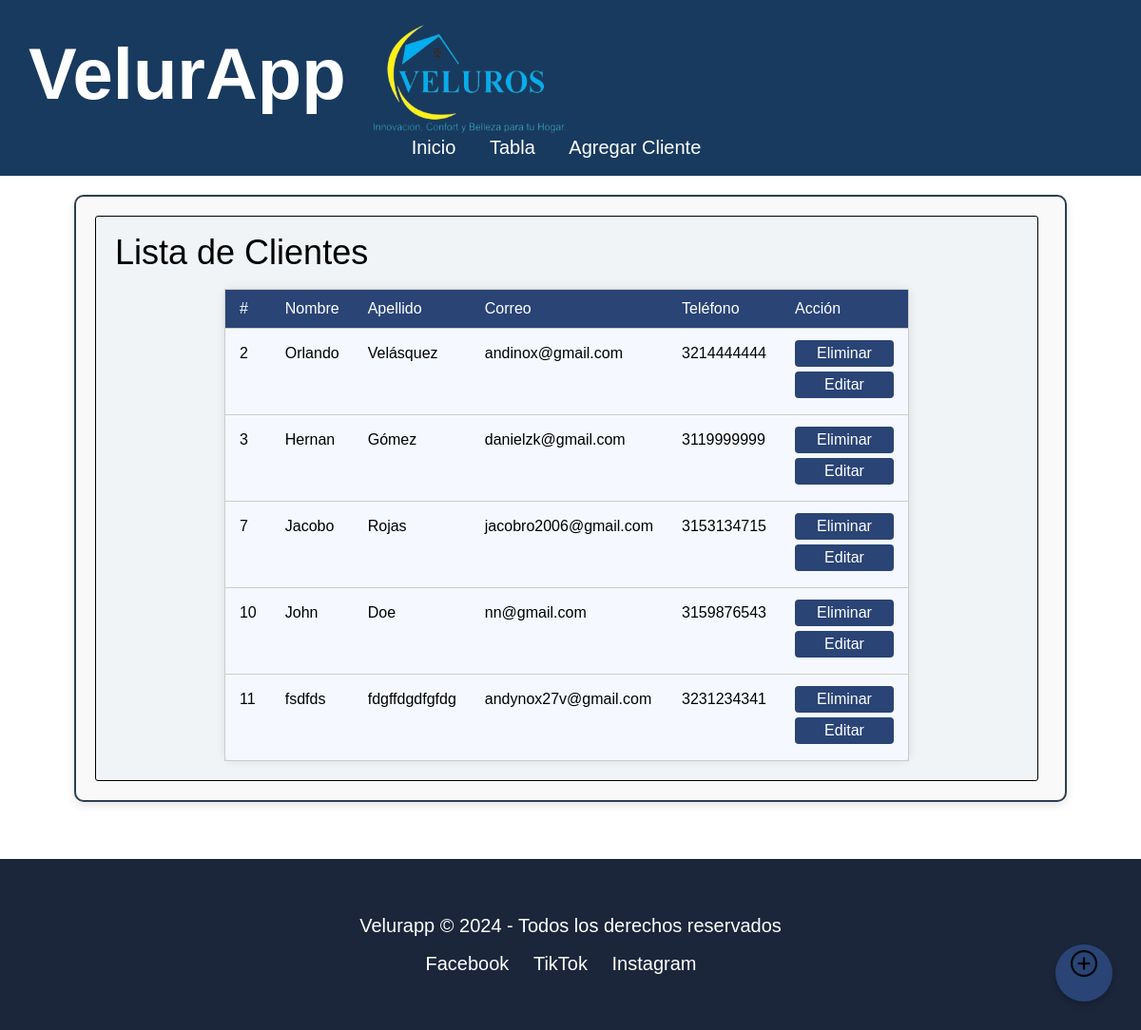
/, run on an earlier commit of the app's database.
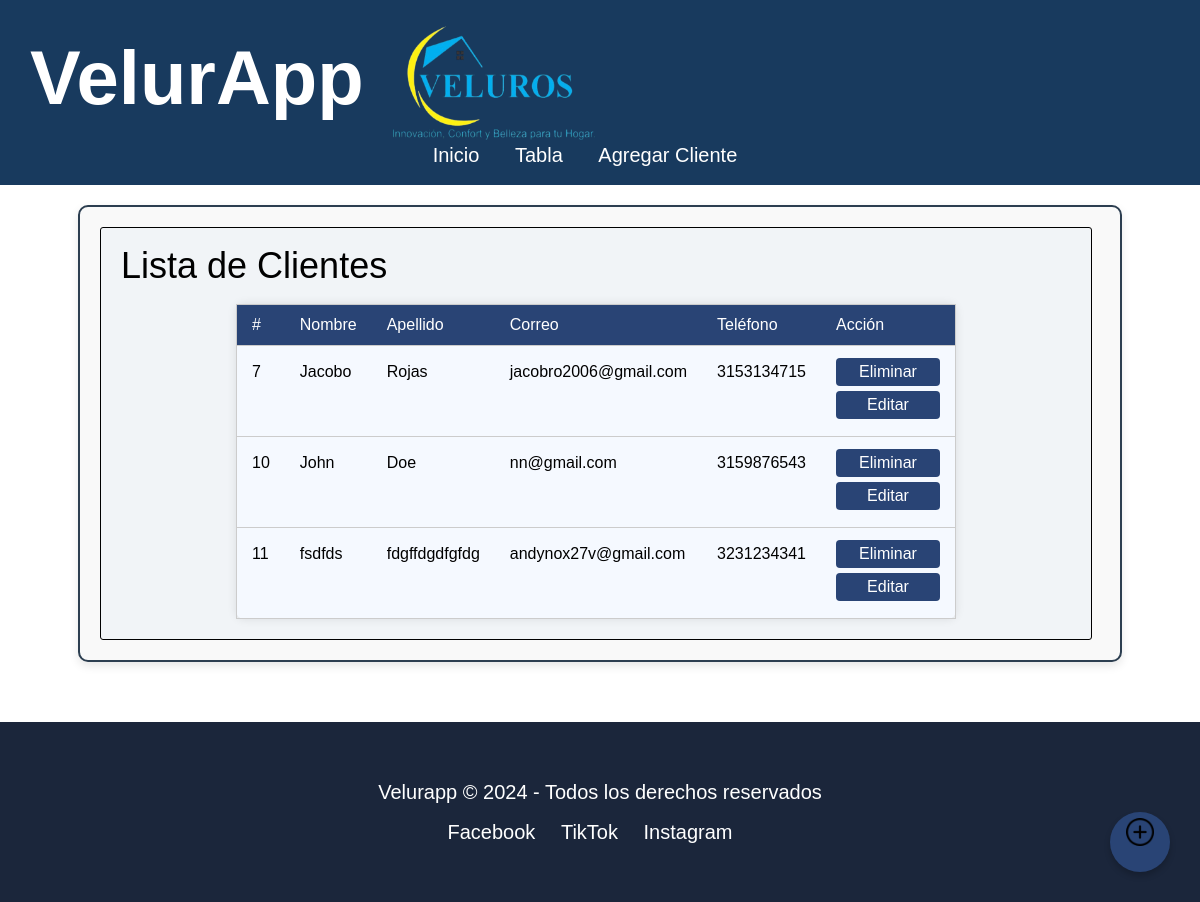
And on a later commit of the database.
### todo/models.py (models this page shows, shortened)
class Cliente(models.Model):
    nombre = models.CharField(max_length=100)
    apellido = models.CharField(max_length=100)
    correo = models.EmailField(unique=True)
    telefono = models.CharField(max_length=15)
    class Meta:
        ordering = ['id']

### todo/views.py (the view)
# urls.py: 2. Add a URL to urlpatterns:  path('', views.home, name='home')
def home(request):
    clientes = Cliente.objects.all()
    return render(request, 'todo/home.html', {'clientes': clientes})

### todo/templates/todo/home.html
{% extends 'todo/layout.html' %}
{% load static %}
{% block content %}
<div class="contenedor-articulos" style="position: relative">
  <section>
    <h2>Lista de Clientes</h2>
    <a class="boton-agregar" href="{% url 'agregar' %}">
      <img src="{% static 'todo/images/icono-anadir.png' %}" alt="Agregar">
    </a>
    <table class="formulario">
      <thead>
        <tr>
          <th>#</th>
          <th>Nombre</th>
          <th>Apellido</th>
          <th>Correo</th>
          <th>Teléfono</th>
          <th>Acción</th>
        </tr>
      </thead>
      <tbody>
        {% for cliente in clientes %}
        <tr>
          <td>{{ cliente.id }}</td>
          <td>{{ cliente.nombre }}</td>
          <td>{{ cliente.apellido }}</td>
          <td>{{ cliente.correo }}</td>
          <td>{{ cliente.telefono }}</td>
          <td>
              <a class="clickeable boton-accion" href="{% url 'eliminar' cliente.id %}">Eliminar</a>
              <a class="clickeable boton-accion" href="{% url 'editar' cliente.id %}">Editar</a>
          </td>
        </tr>
        {% empty %}
        <tr>
          <td colspan="6">No hay clientes registrados.</td>
        </tr>
        {% endfor %}
      </tbody>
    </table>
  </section>
</div>
{% endblock %}

### todo/templates/todo/layout.html (shortened to what this page needs)
{% load static %}
<!doctype html>
<html lang="es">
<head>
  <link rel="stylesheet" href="{% static 'todo/styles.css' %}">
</head>
<body>
  <header>
    <div class="contenedor-encabezado">
      <h1>VelurApp</h1>
      <img src="{% static 'todo/images/Veluroslogo.png' %}" alt="Logo de Veluros">
    </div>
    <div class="menu-nav">
      <nav>
        <ul>
          <li><a href="{% url 'index' %}">Inicio</a></li>
          <li><a href="{% url 'home' %}">Tabla</a></li>
          <li><a href="{% url 'agregar' %}">Agregar Cliente</a></li>
        </ul>
      </nav>
    </div>
  </header>
  <main id="contenido-principal">
    {% block content %}
    {% endblock %}
  </main>
  <footer>
    <p>Velurapp &copy; 2024 - Todos los derechos reservados</p>
    <ul>
      <li><a href="#">Facebook</a></li>
      <li><a href="#">TikTok</a></li>
      <li><a href="#">Instagram</a></li>
    </ul>
  </footer>
</body>
</html>

### todo/static/todo/styles.css (style rules this page uses)
html, body, div, span, applet, object, iframe, h1, h2, h3, h4, h5, h6, p, blockquote, pre, a, abbr, acronym, address, big, cite, code, del, dfn, em, img, ins, kbd, q, s, samp, small, strike, strong, sub, sup, tt, var, b, u, i, center, dl, dt, dd, ol, ul, li, fieldset, form, label, legend, table, caption, tbody, tfoot, thead, tr, th, td, article, aside, canvas, details, embed, figure, figcaption, footer, header, hgroup, menu, nav, output, ruby, section, summary, time, mark, audio, video { margin: 0; padding: 0; border: 0; font-size: 100%; font: inherit; vertical-align: baseline; }
article, aside, details, figcaption, figure, footer, header, hgroup, menu, nav, section { display: block; }
body { line-height: 1; }
ol, ul { list-style: none; }
table { border-collapse: collapse; border-spacing: 0; }
a { text-decoration: none; color: white; }
body { font-family: 'branding_proregular',Arial, Helvetica, sans-serif; }
header { color: #fff; background-color: #183a5e; padding: 20px; text-align: center; font-family: 'branding_proregular', sans-serif; }
header h1 { font-size: 76px; font-family: 'branding_proregular', sans-serif; font-weight: bold; padding: 20px 10px; }
header img { height: 125px; width: 215px; border-radius: 10px; }
.contenedor-encabezado { display: flex; gap: 10px; }
.menu-nav { font-size: 20px; }
.menu-nav ul li { display: inline; margin-right: 30px; }
.menu-nav a { text-decoration: none; color: #fff; }
.contenedor-articulos { display: grid; grid-template-columns: repeat(3, 1fr); gap: 25px; margin: 40px auto; max-width: 1500px; }
.contenedor-articulos section { text-align: left; padding: 20px; border: 1px solid #000; border-radius: 3px; background-color: #f1f4f7; color: #000; font-size: 36px; font-weight: 200; width: 950px; }
.contenedor-articulos img { height: 400px; width: 500px; border-radius: 10px; margin-bottom: 20px; }
.clickeable { cursor: pointer; border-radius: 5px; padding: 10px; }
.boton-accion { display: inline-block; background-color: #294475; color: white; text-decoration: none; padding: 6px 12px; margin-bottom: 5px; border-radius: 4px; min-width: 80px; text-align: center; }
.boton-agregar { background-color: #294475; width: 60px; height: 60px; border-radius: 50%; display: flex; align-items: center; justify-content: center; position: fixed; bottom: 30px; right: 30px; box-shadow: 0 4px 6px rgba(0, 0, 0, 0.2); z-index: 1000; padding: 0; }
.boton-agregar img { width: 28px; height: 28px; display: block; }
.formulario { width: 100%; max-width: 600px; margin: 0 auto; padding: 20px; background-color: #f9f9f9; border-radius: 8px; }
.contenedor-articulos { background-color: #f9f9f9; border: 2px solid #2c3e50; border-radius: 10px; padding: 20px; margin: 20px auto; width: 100%; max-width: 1000px; box-shadow: 0 4px 10px rgba(0, 0, 0, 0.1); }
table.formulario { width: 100%; border-collapse: collapse; background-color: #f5f9ff; font-family: Arial, sans-serif; font-size: 16px; border: 1px solid #ccc; margin-top: 20px; box-shadow: 0 0 10px rgba(0,0,0,0.1); }
table.formulario th, table.formulario td { padding: 12px 15px; text-align: left; border-bottom: 1px solid #ccc; }
table.formulario thead { background-color: #294475; color: white; }
footer { bottom: 0; margin-top: 60px; background-color: #1B263B; text-align: center; padding: 60px 0; font-size: 20px; color: #fff; }
footer ul { list-style: none; margin-top: 20px; }
footer ul li { display: inline; margin-right: 20px; }
footer a { text-decoration: none; color: #fff; }

What changed in the data, as far as the page shows it:
removed Cliente: id "2", nombre "Orlando", apellido "Velásquez", correo "andinox@gmail.com", telefono "3214444444"
removed Cliente: id "3", nombre "Hernan", apellido "Gómez", correo "danielzk@gmail.com", telefono "3119999999"
